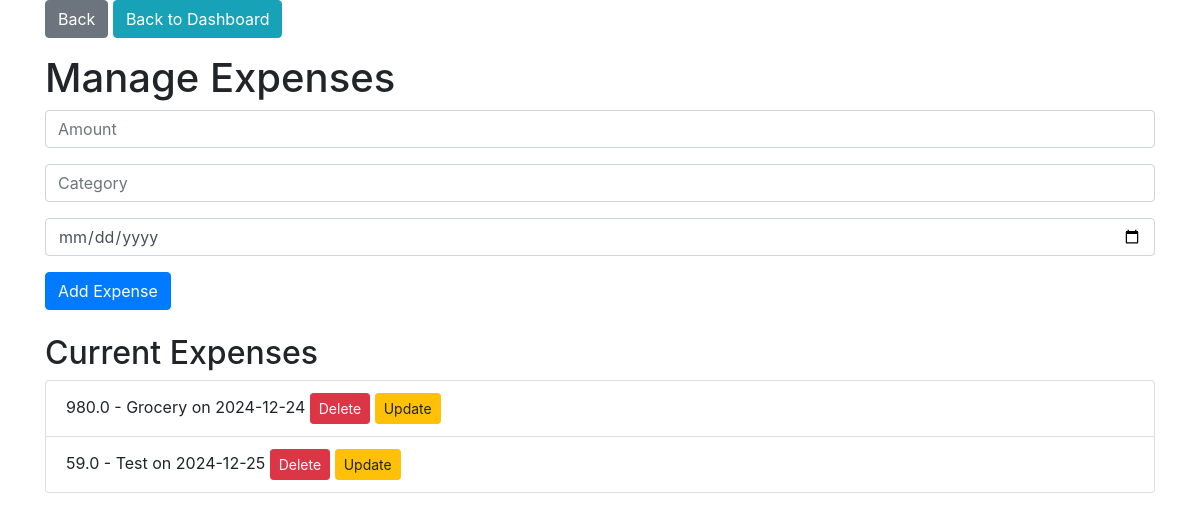
The app's page /expenses (signed in) with its own data.
### app.py (models this page shows)
class Expense(db.Model):
    id = db.Column(db.Integer, primary_key=True)
    amount = db.Column(db.Float, nullable=False)
    category = db.Column(db.String(100), nullable=False)
    date = db.Column(db.Date, nullable=False)
    user_id = db.Column(db.Integer, db.ForeignKey('user.id'), nullable=False)

### app.py (the view, shortened to what this page needs)
@app.route('/expenses', methods=['GET', 'POST'])
@login_required
def manage_expenses():
    expenses = Expense.query.filter_by(user_id=current_user.id).all()
    return render_template('expenses.html', expenses=expenses)

### app.py (called while the page is built)
@login_manager.user_loader
def load_user(user_id):
    return User.query.get(int(user_id))

### templates/expenses.html (shortened to what this page needs)
<!DOCTYPE html>
<html lang="en">
<head>
    <link rel="stylesheet" href="https://stackpath.bootstrapcdn.com/bootstrap/4.5.2/css/bootstrap.min.css">
</head>
<body>
    <div class="container">
        <a href="{{ url_for('manage_income') }}" class="btn btn-secondary mb-3">Back</a>
        <a href="{{ url_for('dashboard') }}" class="btn btn-info mb-3">Back to Dashboard</a>
        <h1>Manage Expenses</h1>
        <form method="POST" class="mb-4">
            <div class="form-group">
                <input type="number" class="form-control" name="amount" placeholder="Amount" required>
            </div>
            <div class="form-group">
                <input type="text" class="form-control" name="category" placeholder="Category" required>
            </div>
            <div class="form-group">
                <input type="date" class="form-control" name="date" required>
            </div>
            <button type="submit" class="btn btn-primary">Add Expense</button>
        </form>
        <h2>Current Expenses</h2>
        <ul class="list-group">
            {% for expense in expenses %}
                <li class="list-group-item">
                    {{ expense.amount }} - {{ expense.category }} on {{ expense.date }}
                    <form method="POST" action="{{ url_for('delete_expense', id=expense.id) }}" class="d-inline">
                        <button type="submit" class="btn btn-danger btn-sm">Delete</button>
                    </form>
                    <a href="{{ url_for('update_expense', id=expense.id) }}" class="btn btn-warning btn-sm">Update</a>
                </li>
            {% endfor %}
        </ul>
    </div>
</body>
</html>

### records on screen
Expense: amount "980.0", category "Grocery", date "2024-12-24"
Expense: amount "59.0", category "Test", date "2024-12-25"
